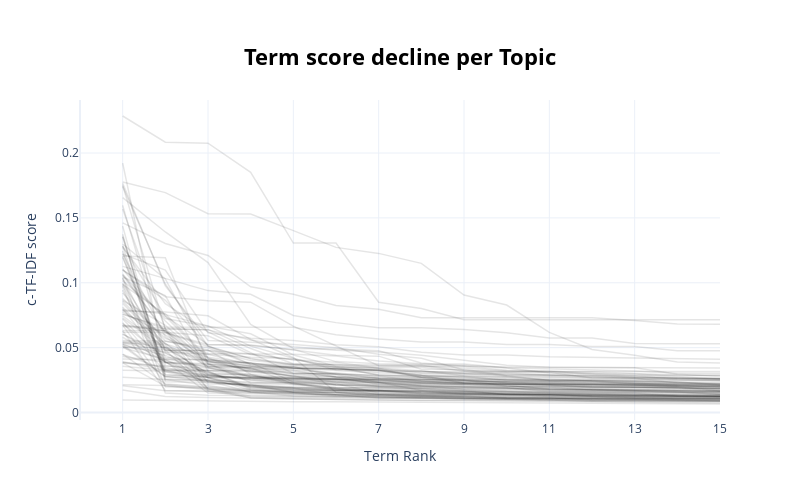

Notebook code for this chart:
### Code cell
topic_model.visualize_term_rank()
